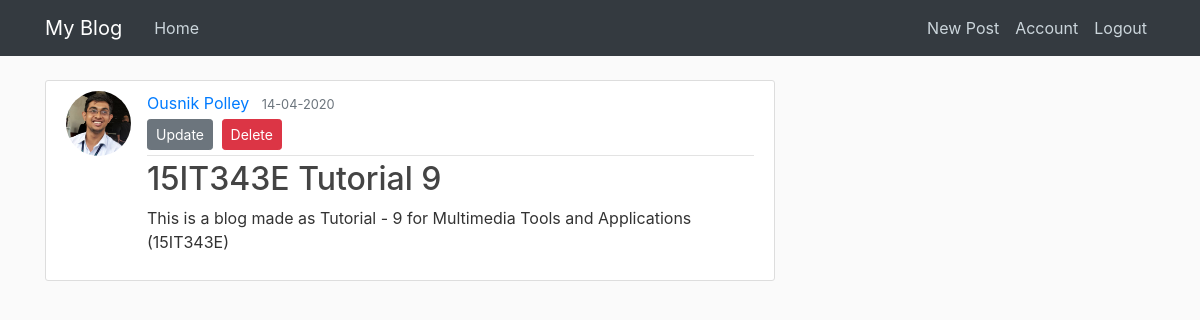
The app's page /post/4 (signed in) with its own data.
### flaskblog/models.py (models this page shows, shortened)
class User(db.Model, UserMixin):
    id = db.Column(db.Integer, primary_key=True)
    username = db.Column(db.String(20), unique=True, nullable=False)
    email = db.Column(db.String(120), unique=True, nullable=False)
    image_file = db.Column(db.String(20), nullable=False, default='default.jpg')
    password = db.Column(db.String(60), nullable=False)
    posts = db.relationship('Post', backref='author', lazy=True)

class Post(db.Model):
    id = db.Column(db.Integer, primary_key=True)
    title = db.Column(db.String(100), nullable=False)
    date_posted = db.Column(db.DateTime, nullable=False, default=datetime.utcnow)
    content = db.Column(db.Text, nullable=False)
    user_id = db.Column(db.Integer, db.ForeignKey('user.id'), nullable=False)

### flaskblog/routes.py (the view)
@app.route('/post/<int:post_id>')
def post(post_id):
   post=Post.query.get_or_404(post_id)
   return render_template('post.html', title=post.title, post=post)

### flaskblog/models.py (called while the page is built)
@login_manager.user_loader
def load_user(user_id):
    return User.query.get(int(user_id))

### flaskblog/templates/post.html (shortened to what this page needs)
{% extends 'layout.html' %}
{% block content %}
    <article class="media content-section">
        <img src="{{url_for('static', filename='profile_pics/'+post.author.image_file)}}" class="rounded-circle article-img">
        <div class="media-body">
            <div class="article-metadata">
                <a class="mr-2" href="#">{{ post.author.username}}</a>
                <small class="text-muted">{{ post.date_posted.strftime('%d-%m-%Y') }}</small>
                {% if post.author == current_user %}
                    <div>
                        <a href="{{url_for('update_post',post_id=post.id)}}" class="btn btn-secondary btn-sm mt-1 mb-1">Update</a>
                        <button class="btn btn-danger btn-sm m-1" type="button" data-toggle="modal" data-target="#deleteModal">Delete</button>
                    </div>
                {% endif %}
            </div>
            <h2 class="article-title">{{ post.title }}</h2>
            <p class="article-content">{{ post.content }}</p>
        </div>
    </article>
{% endblock content %}

### flaskblog/static/main.css (style rules this page uses)
body { background: #fafafa; color: #333333; margin-top: 5rem; }
h1, h2, h3, h4, h5, h6 { color: #444444; }
.content-section { background: #ffffff; padding: 10px 20px; border: 1px solid #dddddd; border-radius: 3px; margin-bottom: 20px; }
.article-title { color: #444444; }
.article-content { white-space: pre-line; }
.article-img { height: 65px; width: 65px; margin-right: 16px; }
.article-metadata { padding-bottom: 1px; margin-bottom: 4px; border-bottom: 1px solid #e3e3e3 }

### records on screen
User: image_file (picture), author.username "Ousnik Polley"
Post: date_posted "14-04-2020", title "15IT343E Tutorial 9", content "This is a blog made as Tutorial - 9 for Multimedia Tools and Applications (15IT343E)"
